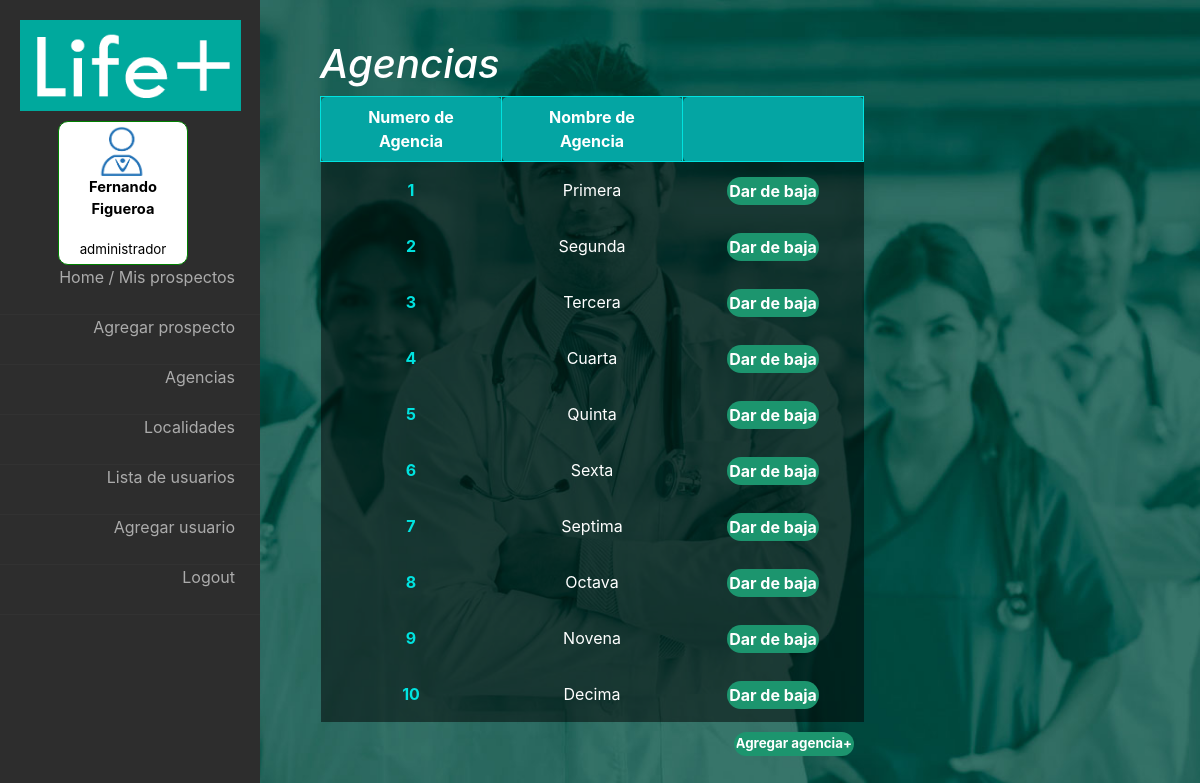
The app's page /controllers/veragencias.php (signed in) with its own data.
### tables this page shows
CREATE TABLE `agencias` (
  `id_agencia` int(5) NOT NULL,
  `nombre` varchar(50) NOT NULL,
  `habilitada` int(1) NOT NULL
);

### fw/View.php (called while the page is built)
<?php
abstract class View {
	public function render() {
		include '../html/'.get_class($this).'.php';
	}
}

### controllers/veragencias.php (called while the page is built, shortened)
<?php
require '../views/ListaAgencias.php';
$e = new Agencias;
$todos = $e->getTodas();
$v = new ListaAgencias;
$v->agencias = $todos;
$v->render();

### fw/Database.php (called while the page is built, shortened)
<?php
class Database {
	private $res;
	private $cn = false;
	private static $instance = false;
	public static function getInstance() {
		if(! self::$instance) self::$instance = new Database;
		return self::$instance;
	}
	private function connectIfNotConnected() {
		if(!$this->cn)
		$this->cn = mysqli_connect("localhost","root","","life_plus");
	}
	public function query($q) {
		$this->res = mysqli_query($this->cn,$q);
	}
	public function fetch() {
		return mysqli_fetch_assoc($this->res);
	}
	public function fetchAll() {
		$aux = array();
		while($fila = $this->fetch()) $aux[] = $fila;
		return $aux;
	}
}

### fw/Model.php (called while the page is built, shortened)
<?php
abstract class Model {
	public function __construct() {
		$this->db = Database::getInstance();
	}
}

### models/Agencias.php (called while the page is built, shortened)
<?php
class Agencias extends Model {
	public function getTodas() {
		$this->db->query("SELECT a.nombre as nombre,a.id_agencia id_agencia FROM agencias a
						  WHERE a.habilitada = 1;");
		return $this->db->fetchAll();
	}
}

### html/ListaAgencias.php (the view, shortened to what this page needs)
<?php
if($_SESSION['id_rol'] == 1)
include("../html/LeftMenuAdmin.php");
else if ($_SESSION['id_rol'] == 3)
include("../html/LeftMenuSupervisor.php");
else
include("../html/LeftMenuBase.php");
 ?>
		<div id="tabla" >
			<h1>Agencias</h1>
			<table cellpadding="0" cellspacing="0">
				<thead id="cabecera_tabla">
					<th>Numero de Agencia</th>
					<th>Nombre de Agencia</th>
					<th></th>
				</thead>
				<tbody>
					<?php foreach($this->agencias as $p){ ?>
					<tr>
						<td> <a href=<?="../controllers/veragencia.php?num_agen=".$p['id_agencia']?>><?=$p['id_agencia']?></a></td>
						<td><?= $p['nombre'] ?></td>
						<td>
						<div class="div_in">
							<form onsubmit="return confirm('¿Seguro que desea dar de baja esta agencia?');" action="../controllers/bajaagencia.php" method="POST">
							<input type="submit" class="boton" value="Dar de baja" name="ok" />
							</form>
						</div>
						</td>
					</tr>
					<?php } ?>
				</tbody>
			</table>
			<form method="GET" action="../controllers/crearagencia.php"">
				<input style="cursor:pointer" class="boton" type="submit" name="agregar_agencia" value="Agregar agencia+">
			</form>
		</div>
	</div>
</body>
</html>

### css/stylehome.css (style rules this page uses)
* { margin:0px; padding:0px; }
h1 { font-style: normal; font-style: oblique; color:white !important; }
th { color: white; }
td a { color: #00E3E0; font-weight: bold; text-decoration-line: none; }
body { object-position: center; font-family: arial; background: url("fondo.jpg") no-repeat center; background-attachment: fixed; background-size: cover; height: 100vh; }
#tabla { margin-left: 320px; margin-top: 40px; font-size: 10pt; }
#tabla th { width: 181px; color:white; background: #04A5A3; padding: 8px 2rem; border: 1px solid #00E3E0; transition: 0.2s; font-size: 16px; border-radius: 5px; }
#tabla tr { text-align: center; width: 100px; height: 30px; color:lightgrey; background: rgba(0, 0, 0, .5); padding: 8px 2rem; transition: 0.2s; font-size: 16px; }
input.boton { height: 100%; box-sizing: border-box; margin: 10px; background: #1c956e;; color: white; border-radius: 20px; font-weight: bold; display: inline; float: right; }
input { height: 70%; background: #2b3035; color: #f8f8f8; font-weight: bold; border-color: transparent; margin-left: 7px; }
td { color: white; box-sizing: border-box; border-color: aqua; text-align: center; }
div.div_in { margin: 5px; box-sizing: border-box; display: inline-block; height: 40px; }

### records on screen
agencias: id_agencia "1", nombre "Primera"
agencias: id_agencia "2", nombre "Segunda"
agencias: id_agencia "3", nombre "Tercera"
agencias: id_agencia "4", nombre "Cuarta"
agencias: id_agencia "5", nombre "Quinta"
agencias: id_agencia "6", nombre "Sexta"
agencias: id_agencia "7", nombre "Septima"
agencias: id_agencia "8", nombre "Octava"
agencias: id_agencia "9", nombre "Novena"
agencias: id_agencia "10", nombre "Decima"

### other values on screen
$_SESSION['nombre_legajo'] "Fernando"
$_SESSION['apellido_legajo'] "Figueroa"
$_SESSION['nombre_rol'] "administrador"
